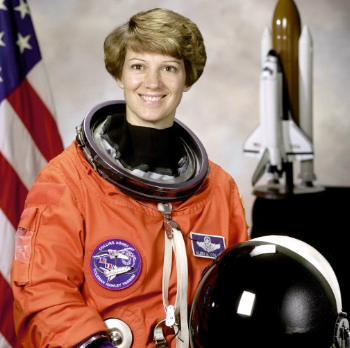
#> input picture Nasa.png, 350 x 348 px
$ python 'Laboratory work 1.py'
#> lines starting #> are read from the running program, lines starting #| are printed output that depends on the picture
# Laboratory 1: Introduction to Image Processing

# Image processing libraries

# Pillow

# Getting started with pillow
print("Getting started with pillow")

# 1 Reading an image

print("Reading an image")
from PIL import Image
img = Image.open("Nasa.png") # Example reading an Image
#> img is the input picture: PIL image 350x348 RGBA; mean R, G, B, A 142, 107.2, 96.2, 255
img.show()
input("Press Enter to continue...")


# 2 Writing or saving an image

print("Writing or saving an image")
img.save("temp.png") # Example showing relative path

# 3 Cropping an image

print("Cropping an image")
dim = (100,100,400,400) #Dimensions of the ROI
crop_img = img.crop(dim)
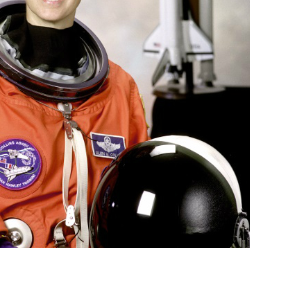
#> crop_img: PIL image 300x300 RGBA; mean R, G, B, A 78.9, 60.4, 54.9, 175.7; transparent parts drawn white
crop_img.show()
crop_img.save("NasaCroped.png")
input("Press Enter to continue...")

# 4 Changing between color spaces

print("Changing between color spaces")
grayscale = img.convert("L")
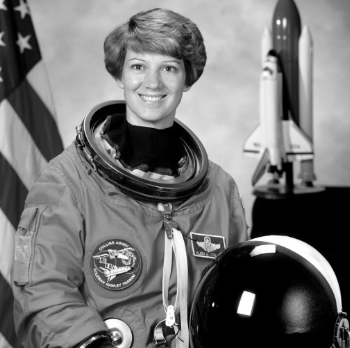
#> grayscale: PIL image 350x348 L; min 0, max 255, mean 116.4
grayscale.show()
grayscale.save("NasaGrayscalse.png")
input("Press Enter to continue...")

# 5 Geometrical transformation

# Resize
print("Resize")
resize_img = img.resize((200,200))
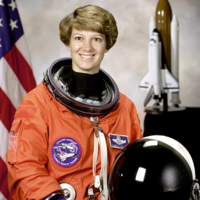
#> resize_img: PIL image 200x200 RGBA; mean R, G, B, A 142, 107.2, 96.2, 255
resize_img.show()
input("Press Enter to continue...")

# Rotate
print("Rotate")
rotate_img = img.rotate(90)
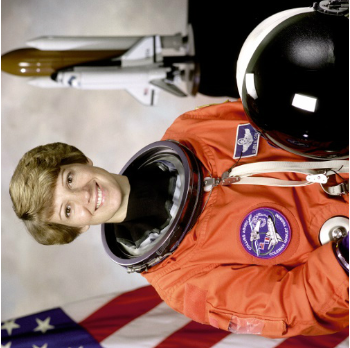
#> rotate_img: PIL image 350x348 RGBA; mean R, G, B, A 141.4, 106.6, 95.6, 253.5; transparent parts drawn white
rotate_img.show()
input("Press Enter to continue...")

# 6 Image enhancement

from PIL import ImageEnhance

# Change brightness of an image
print("Change brightness of an image")
enhancer = ImageEnhance.Brightness(img)
enhancer.enhance(2).show()
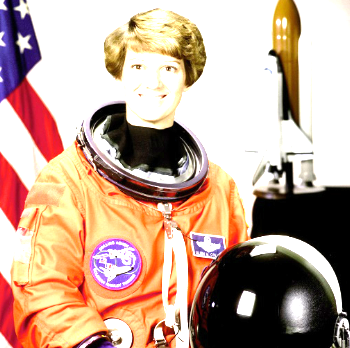
#> shown: PIL image 350x348 RGBA; mean R, G, B, A 195, 166.8, 149.4, 255
input("Press Enter to continue...")

# Change the contrast of the image
print("Change the contrast of the image")
enhancer = ImageEnhance.Contrast(img)
enhancer.enhance(2).show()
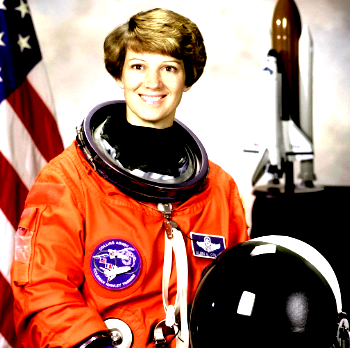
#> shown: PIL image 350x348 RGBA; mean R, G, B, A 164, 116.9, 101, 255
#> (the run stopped early here; a loop or call above may not have finished)
